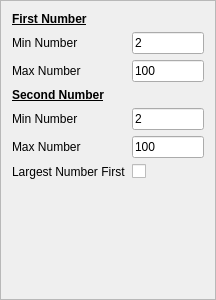
<?xml version="1.0" encoding="UTF-8"?>
<ui version="4.0">
 <class>SubtractionConfigFrame</class>
 <widget class="QFrame" name="SubtractionConfigFrame">
  <property name="geometry">
   <rect>
    <x>0</x>
    <y>0</y>
    <width>216</width>
    <height>300</height>
   </rect>
  </property>
  <property name="windowTitle">
   <string notr="true">Frame</string>
  </property>
  <property name="frameShape">
   <enum>QFrame::StyledPanel</enum>
  </property>
  <property name="frameShadow">
   <enum>QFrame::Raised</enum>
  </property>
  <layout class="QHBoxLayout" name="horizontalLayout">
   <item>
    <layout class="QFormLayout" name="formLayout">
     <property name="fieldGrowthPolicy">
      <enum>QFormLayout::AllNonFixedFieldsGrow</enum>
     </property>
     <item row="1" column="0">
      <widget class="QLabel" name="firstNumberLabel">
       <property name="text">
        <string>&lt;!DOCTYPE HTML PUBLIC &quot;-//W3C//DTD HTML 4.0//EN&quot; &quot;http://www.w3.org/TR/REC-html40/strict.dtd&quot;&gt;
&lt;html&gt;&lt;head&gt;&lt;meta name=&quot;qrichtext&quot; content=&quot;1&quot; /&gt;&lt;style type=&quot;text/css&quot;&gt;
p, li { white-space: pre-wrap; }
&lt;/style&gt;&lt;/head&gt;&lt;body style=&quot; font-family:'Sans Serif'; font-size:9pt; font-weight:400; font-style:normal;&quot;&gt;
&lt;p style=&quot; margin-top:0px; margin-bottom:0px; margin-left:0px; margin-right:0px; -qt-block-indent:0; text-indent:0px;&quot;&gt;&lt;span style=&quot; font-weight:600; text-decoration: underline;&quot;&gt;First Number&lt;/span&gt;&lt;/p&gt;&lt;/body&gt;&lt;/html&gt;</string>
       </property>
      </widget>
     </item>
     <item row="2" column="0">
      <widget class="QLabel" name="minNumberLabel">
       <property name="text">
        <string>Min Number</string>
       </property>
      </widget>
     </item>
     <item row="2" column="1">
      <widget class="QLineEdit" name="minNumberLineEdit">
       <property name="minimumSize">
        <size>
         <width>54</width>
         <height>0</height>
        </size>
       </property>
       <property name="inputMethodHints">
        <set>Qt::ImhFormattedNumbersOnly</set>
       </property>
       <property name="text">
        <string notr="true">2</string>
       </property>
       <property name="maxLength">
        <number>30</number>
       </property>
      </widget>
     </item>
     <item row="3" column="0">
      <widget class="QLabel" name="maxNumberLabel">
       <property name="text">
        <string>Max Number</string>
       </property>
      </widget>
     </item>
     <item row="3" column="1">
      <widget class="QLineEdit" name="maxNumberLineEdit">
       <property name="minimumSize">
        <size>
         <width>54</width>
         <height>0</height>
        </size>
       </property>
       <property name="inputMethodHints">
        <set>Qt::ImhFormattedNumbersOnly</set>
       </property>
       <property name="text">
        <string notr="true">100</string>
       </property>
       <property name="maxLength">
        <number>30</number>
       </property>
      </widget>
     </item>
     <item row="4" column="0">
      <widget class="QLabel" name="lastNumberLabel">
       <property name="text">
        <string>&lt;!DOCTYPE HTML PUBLIC &quot;-//W3C//DTD HTML 4.0//EN&quot; &quot;http://www.w3.org/TR/REC-html40/strict.dtd&quot;&gt;
&lt;html&gt;&lt;head&gt;&lt;meta name=&quot;qrichtext&quot; content=&quot;1&quot; /&gt;&lt;style type=&quot;text/css&quot;&gt;
p, li { white-space: pre-wrap; }
&lt;/style&gt;&lt;/head&gt;&lt;body style=&quot; font-family:'Sans Serif'; font-size:9pt; font-weight:400; font-style:normal;&quot;&gt;
&lt;p style=&quot; margin-top:0px; margin-bottom:0px; margin-left:0px; margin-right:0px; -qt-block-indent:0; text-indent:0px;&quot;&gt;&lt;span style=&quot; font-weight:600; text-decoration: underline;&quot;&gt;Second Number&lt;/span&gt;&lt;/p&gt;&lt;/body&gt;&lt;/html&gt;</string>
       </property>
      </widget>
     </item>
     <item row="5" column="0">
      <widget class="QLabel" name="secondMinLabel">
       <property name="text">
        <string>Min Number</string>
       </property>
      </widget>
     </item>
     <item row="5" column="1">
      <widget class="QLineEdit" name="secondMinLineEdit">
       <property name="minimumSize">
        <size>
         <width>54</width>
         <height>0</height>
        </size>
       </property>
       <property name="inputMethodHints">
        <set>Qt::ImhFormattedNumbersOnly</set>
       </property>
       <property name="text">
        <string notr="true">2</string>
       </property>
       <property name="maxLength">
        <number>30</number>
       </property>
      </widget>
     </item>
     <item row="6" column="0">
      <widget class="QLabel" name="secondMaxLabel">
       <property name="text">
        <string>Max Number</string>
       </property>
      </widget>
     </item>
     <item row="6" column="1">
      <widget class="QLineEdit" name="secondMaxLineEdit">
       <property name="minimumSize">
        <size>
         <width>54</width>
         <height>0</height>
        </size>
       </property>
       <property name="inputMethodHints">
        <set>Qt::ImhFormattedNumbersOnly</set>
       </property>
       <property name="text">
        <string notr="true">100</string>
       </property>
       <property name="maxLength">
        <number>30</number>
       </property>
      </widget>
     </item>
     <item row="7" column="0">
      <widget class="QLabel" name="largestNumberFirstLabel">
       <property name="text">
        <string>Largest Number First</string>
       </property>
      </widget>
     </item>
     <item row="7" column="1">
      <widget class="QCheckBox" name="largestNumberFirstCheckBox"/>
     </item>
    </layout>
   </item>
  </layout>
 </widget>
 <resources/>
 <connections/>
</ui>
